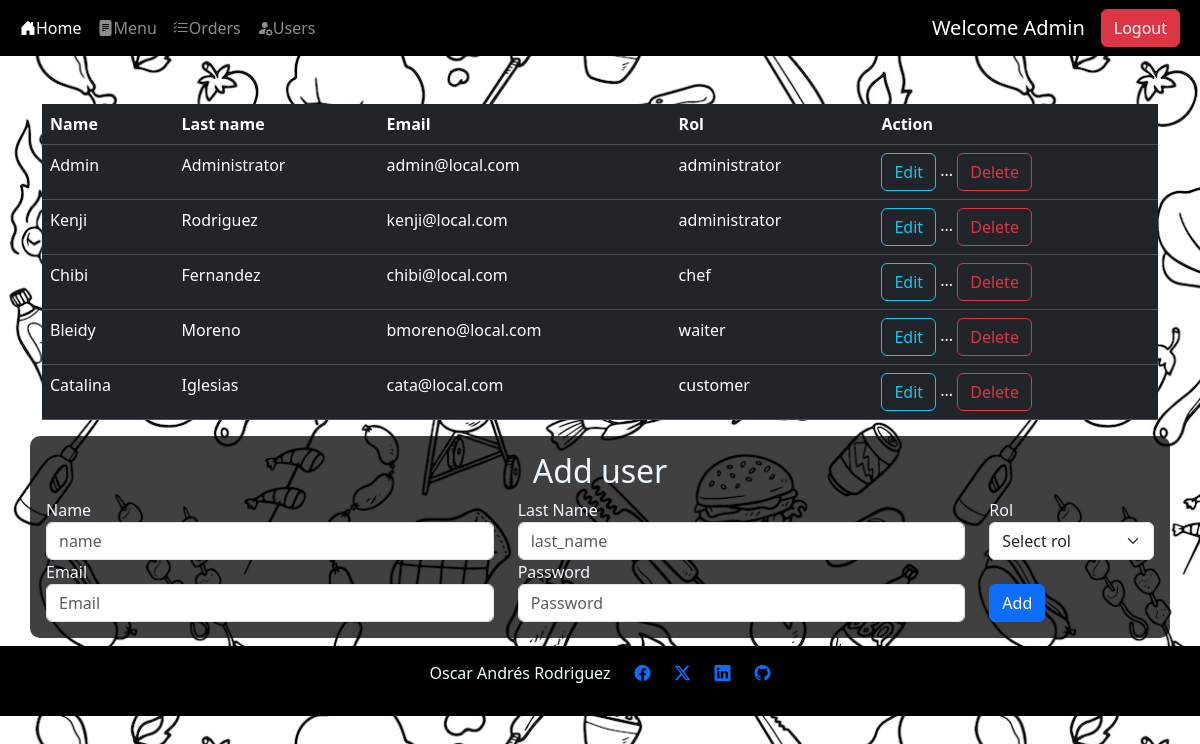
The page /users/users (signed in) on the database as committed earlier.
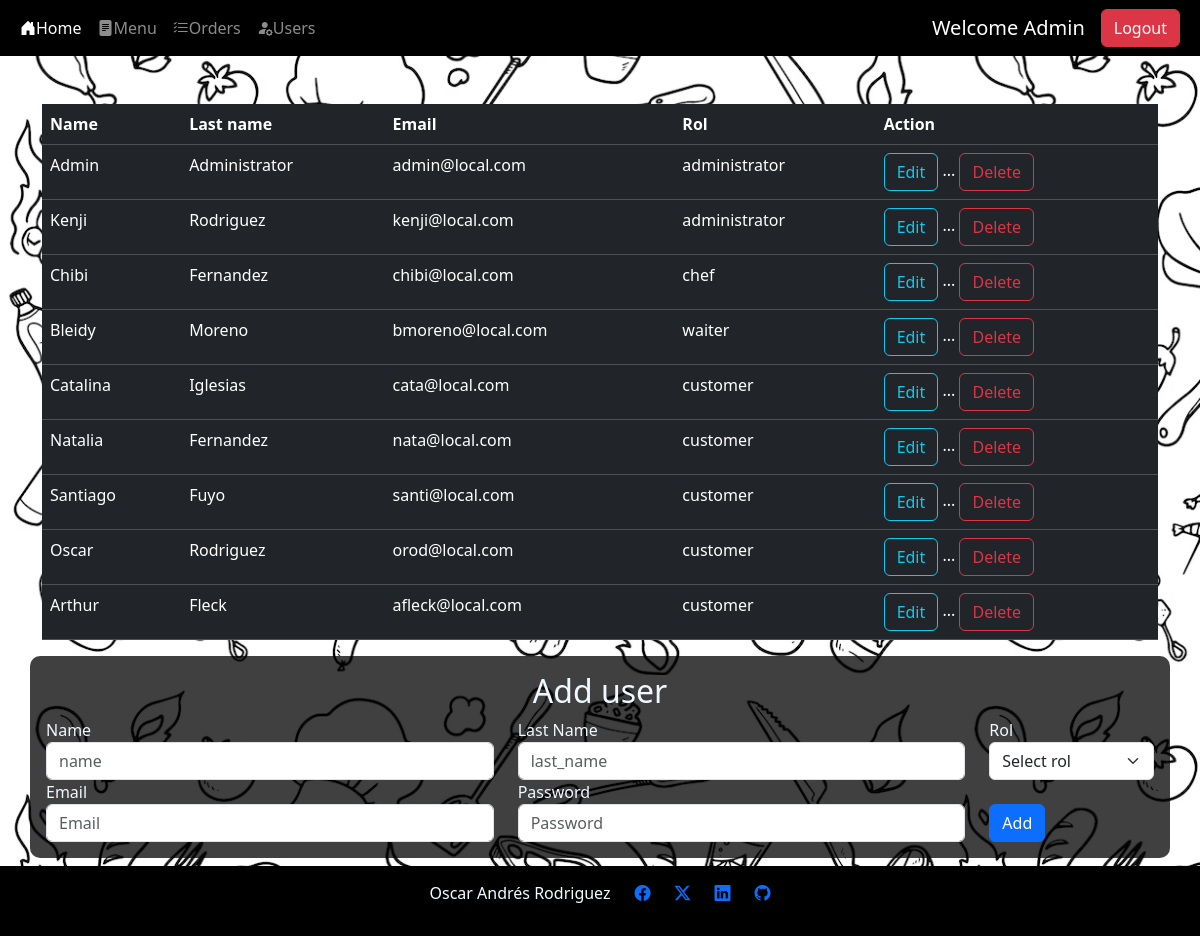
The same page on the database as committed later.
### src/db/db_models.py (models this page shows)
class Users(Base):
    __tablename__ = "users"
    id = Column(Integer,primary_key=True, index=True)
    name = Column(String)
    last_name = Column(String)
    email = Column(String, unique=True, index=True, nullable=False)
    password = Column(String, nullable=False)
    rol_id = Column(Integer, ForeignKey('roles.id'), nullable=True)

class Roles(Base):
    __tablename__ = "roles"
    id = Column(Integer,primary_key=True, index=True)
    name = Column(String, nullable=False)

### src/routes/users.py (the view)
@router.get('/users',response_class=HTMLResponse)
def get_users_page(request: Request,response:Response, db: Session = Depends(get_db)):
    print("loading users page")
    user, body = get_current_user(request=request, db=db)
    if user is None:
        return RedirectResponse(url="/home",status_code=status.HTTP_307_TEMPORARY_REDIRECT)
    if user.rol_id != 1:
        print("Unauthorized user getting back to home page")
        return RedirectResponse(url="/home",status_code=status.HTTP_307_TEMPORARY_REDIRECT)
    users = db.query(Users.id,Users.name, Users.last_name, Users.email, Roles.name.label('rol'))\
                .join(Roles, Roles.id == Users.rol_id)
    body["users"] = users
    return templates.TemplateResponse("users.html", body)

### templates/users.html (shortened to what this page needs)
{% extends "layout.html" %}
{% block content %}
<div class="container align-content-center mt-5" >
    <table class="table table-dark table-hover ">
        <thead>
            <tr>
                <th>Name</th>
                <th>Last name</th>
                <th>Email</th>
                <th>Rol</th>
                <th>Action</th>
            </tr>
        </thead>
        <tbody>
            {% for user in users %}
            <tr>
                <td> {{user.name | title}} </td>
                <td> {{user.last_name | title }} </td>
                <td> {{user.email}}</td>
                <td> {{user.rol}}</td>
                <td>
                    <a class="btn btn-outline-info" href="/users/update_user/{{ user.id }}">Edit</a>
                    <span>...</span>
                    <button type="button" class="btn btn-outline-danger" data-bs-toggle="modal" data-bs-target="#staticBackdrop{{user.id}}">
                        Delete
                    </button>
                </td>
            </tr>
            {% endfor %}
        </tbody>
    </table>
</div>
<div class="container align-content-center bg-black bg-opacity-75 p-3" style="color: aliceblue; border-radius: 10px;">
    <h2 class="text-center">Add user</h2>
    <form action="/users/users" method="post">
        <div class="row align-items-center">
            <div class="col-md-5 ">
                <label for="name">Name</label>
                <input type="text" class="form-control" name="name" id="name" placeholder="name">
            </div>
            <div class=" col-md-5">
                <label for="last_name">Last Name</label>
                <input type="text" class="form-control" name="last_name" id="last_name" placeholder="last_name">
            </div>
            <div class=" col-md-2">
                <label for="rol">Rol</label>
                <select name="rol" id="rol" class="form-select">
                    <option selected>Select rol</option>
                </select>
            </div>
        </div>
        <div class="row align-items-center">
            <div class="col-5">
                <label for="email">Email</label>
                <input type="email" class="form-control" name="email" id="email" placeholder="Email">
            </div>
            <div class="col-5">
                <label for="password">Password</label>
                <input type="password" class="form-control" name="password" id="password" placeholder="Password">
            </div>
            <div class="col-auto pt-4">
                <button type="submit" class="btn btn-primary ">Add</button>
            </div>
        </div>
    </form>
</div>
{% endblock %}

### templates/nav-bar.html (shortened to what this page needs)
<nav class="navbar navbar-expand-lg navbar-dark bg-black ">
    <div class="container-fluid">
      <div class="collapse navbar-collapse" id="navbarSupportedContent">
        <ul class="navbar-nav me-auto mb-2 mb-lg-0">
          <li class="nav-item">
            <a class="nav-link active" aria-current="page" href="/home"> <i class="bi-house-door-fill"></i>Home</a>
          </li>
        {% if session %}
          <li class="nav-item">
            <a class="nav-link" href="/menu"> <i class="bi-file-text-fill"></i>Menu</a>
          </li>
          {% if rol != 4%}
          <li class="nav-item">
            <a class="nav-link" href="/orders"> <i class="bi-list-check"></i>Orders</a>
          </li>
          {% endif %}
        {% endif %}
        {% if rol == 1%}
          <li class="nav-item">
            <a class="nav-link" href="/users/users"> <i class="bi-person-fill-gear"></i>Users</a>
          </li>
        {% endif %}
      </ul>
      {% if USERNAME  %}
      <a class="navbar-brand">Welcome {{ USERNAME | title }}</a>
      {% endif %}
        {% if session == True %}
        <form class="d-flex" role="logout" method="post" action="/logout">
          <button class="btn btn-danger me-2" href="/logout" type="submit">Logout</button>
        </form>
          {% else %}
          <a class="btn btn-success me-2" href="/login">Login</a>
          <a class="btn btn-info me-2" href="/register">Register</a>
          {% endif %}
      </div>
    </div>
  </nav>

Rows that differ between the two databases and show on the page:
added Users: name "Natalia", last_name "Fernandez", email "nata@local.com", rol "customer"
added Users: name "Santiago", last_name "Fuyo", email "santi@local.com", rol "customer"
added Users: name "Oscar", last_name "Rodriguez", email "orod@local.com", rol "customer"
added Users: name "Arthur", last_name "Fleck", email "afleck@local.com", rol "customer"
